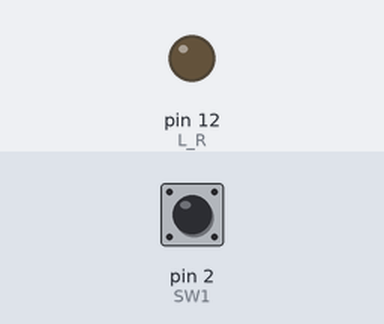
Recording of a sketch running on a simulated Arduino Uno, built with avr-gcc and run on an emulated ATmega328P. Shown: output pins drawn as LEDs (lit = HIGH). Inputs (shaded band) come from the test bench; at power-on: pin 2 (SW1) HIGH.

Above: at 1.2 s.
1.3 s: pin 2 (SW1) pulled LOW for 0.15 s
At 1.37 s:
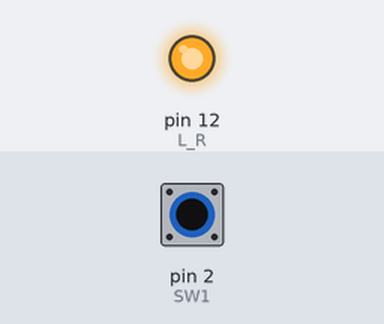
2.9 s: pin 2 (SW1) pulled LOW for 3.2 s
At 7.4 s:
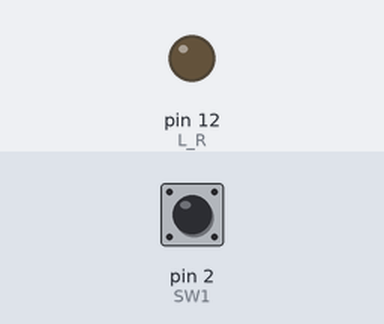
Timing chart, 0 to 8.9 s (numbered marks = the images above; inputs shaded):
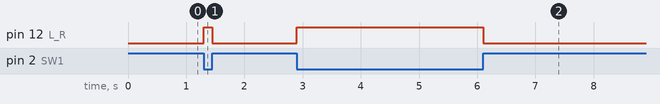

The sketch:

if01.ino
```cpp
#include <Arduino.h>

#define L_RGB_R 5
#define L_RGB_G 11
#define L_RGB_B 6

#define L_R 12
#define L_Y 13
#define L_G 7
#define L_B 8

#define SW1 2
#define SW2 3
#define SW3 4

#define PIEZO_A 9
#define PIEZO_B 10

#define POT1 A0
#define POT2 A1

#define PHOTO A2

#define DHTPIN A3
#define DHTTYPE DHT11

#define S1 5
#define S2 6
#define S3 9
#define S4 10
#define S5 11

void setup() {
  pinMode(SW1, INPUT_PULLUP);
  pinMode(L_R, OUTPUT);
}

void loop() {
  if(digitalRead(SW1) == HIGH) {
    digitalWrite(L_R, LOW);
  } else {
    digitalWrite(L_R, HIGH);
  }
  //digitalWrite(L_R, digitalRead(SW1));
  //delay(1000);
}
```

Measured:
- after the input at 1.3 s, pin 12 (L_R): LOW → HIGH at once, → LOW 0.15 s later
- after the input at 2.9 s, pin 12 (L_R): LOW → HIGH at once, → LOW 3.2 s later
